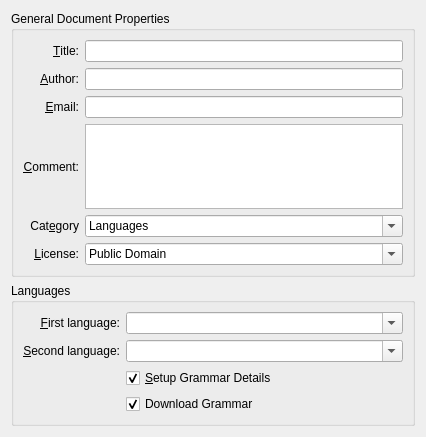
<ui version="4.0" >
 <class>KEduVocDocumentProperties</class>
 <widget class="QWidget" name="KEduVocDocumentProperties" >
  <property name="geometry" >
   <rect>
    <x>0</x>
    <y>0</y>
    <width>426</width>
    <height>437</height>
   </rect>
  </property>
  <property name="minimumSize" >
   <size>
    <width>300</width>
    <height>200</height>
   </size>
  </property>
  <property name="windowTitle" >
   <string>-</string>
  </property>
  <layout class="QVBoxLayout" name="verticalLayout" >
   <item>
    <widget class="QGroupBox" name="tiltle_group" >
     <property name="title" >
      <string>General Document Properties</string>
     </property>
     <layout class="QGridLayout" name="gridLayout" >
      <item row="0" column="0" >
       <widget class="QLabel" name="label_title" >
        <property name="sizePolicy" >
         <sizepolicy vsizetype="MinimumExpanding" hsizetype="Minimum" >
          <horstretch>0</horstretch>
          <verstretch>0</verstretch>
         </sizepolicy>
        </property>
        <property name="text" >
         <string>&amp;Title:</string>
        </property>
        <property name="alignment" >
         <set>Qt::AlignRight|Qt::AlignTrailing|Qt::AlignVCenter</set>
        </property>
        <property name="buddy" >
         <cstring>titleLineEdit</cstring>
        </property>
       </widget>
      </item>
      <item row="0" column="1" >
       <widget class="QLineEdit" name="titleLineEdit" >
        <property name="sizePolicy" >
         <sizepolicy vsizetype="Fixed" hsizetype="Expanding" >
          <horstretch>0</horstretch>
          <verstretch>0</verstretch>
         </sizepolicy>
        </property>
        <property name="toolTip" >
         <string>A title for your document.</string>
        </property>
       </widget>
      </item>
      <item row="1" column="0" >
       <widget class="QLabel" name="label_author" >
        <property name="text" >
         <string>&amp;Author:</string>
        </property>
        <property name="alignment" >
         <set>Qt::AlignRight|Qt::AlignTrailing|Qt::AlignVCenter</set>
        </property>
        <property name="buddy" >
         <cstring>authorLineEdit</cstring>
        </property>
       </widget>
      </item>
      <item row="1" column="1" >
       <widget class="QLineEdit" name="authorLineEdit" >
        <property name="sizePolicy" >
         <sizepolicy vsizetype="Fixed" hsizetype="Expanding" >
          <horstretch>0</horstretch>
          <verstretch>0</verstretch>
         </sizepolicy>
        </property>
        <property name="toolTip" >
         <string>A title for your document.</string>
        </property>
       </widget>
      </item>
      <item row="2" column="0" >
       <widget class="QLabel" name="label_author_2" >
        <property name="text" >
         <string>&amp;Email:</string>
        </property>
        <property name="alignment" >
         <set>Qt::AlignRight|Qt::AlignTrailing|Qt::AlignVCenter</set>
        </property>
        <property name="buddy" >
         <cstring>contactLineEdit</cstring>
        </property>
       </widget>
      </item>
      <item row="2" column="1" >
       <widget class="QLineEdit" name="contactLineEdit" >
        <property name="sizePolicy" >
         <sizepolicy vsizetype="Fixed" hsizetype="Expanding" >
          <horstretch>0</horstretch>
          <verstretch>0</verstretch>
         </sizepolicy>
        </property>
        <property name="toolTip" >
         <string>A way to contact you (email or a webpage).</string>
        </property>
       </widget>
      </item>
      <item row="3" column="0" >
       <widget class="QLabel" name="label_remark" >
        <property name="text" >
         <string>&amp;Comment:</string>
        </property>
        <property name="alignment" >
         <set>Qt::AlignRight|Qt::AlignTrailing|Qt::AlignVCenter</set>
        </property>
        <property name="buddy" >
         <cstring>commentTextEdit</cstring>
        </property>
       </widget>
      </item>
      <item row="3" column="1" >
       <widget class="KTextEdit" name="commentTextEdit" >
        <property name="sizePolicy" >
         <sizepolicy vsizetype="Preferred" hsizetype="Preferred" >
          <horstretch>0</horstretch>
          <verstretch>0</verstretch>
         </sizepolicy>
        </property>
        <property name="toolTip" >
         <string>Any additional information.</string>
        </property>
        <property name="tabChangesFocus" >
         <bool>true</bool>
        </property>
        <property name="acceptRichText" >
         <bool>false</bool>
        </property>
       </widget>
      </item>
      <item row="4" column="0" >
       <widget class="QLabel" name="label" >
        <property name="text" >
         <string>Cat&amp;egory</string>
        </property>
        <property name="alignment" >
         <set>Qt::AlignRight|Qt::AlignTrailing|Qt::AlignVCenter</set>
        </property>
        <property name="buddy" >
         <cstring>categoryComboBox</cstring>
        </property>
       </widget>
      </item>
      <item row="4" column="1" >
       <widget class="KComboBox" name="categoryComboBox" >
        <property name="toolTip" >
         <string>A general category into which your document belongs.</string>
        </property>
        <property name="editable" >
         <bool>true</bool>
        </property>
        <item>
         <property name="text" >
          <string>Languages</string>
         </property>
        </item>
        <item>
         <property name="text" >
          <string>Music</string>
         </property>
        </item>
        <item>
         <property name="text" >
          <string>Geography</string>
         </property>
        </item>
        <item>
         <property name="text" >
          <string>Anatomy</string>
         </property>
        </item>
        <item>
         <property name="text" >
          <string>History</string>
         </property>
        </item>
        <item>
         <property name="text" >
          <string>Test Preparation</string>
         </property>
        </item>
       </widget>
      </item>
      <item row="5" column="0" >
       <widget class="QLabel" name="label_license" >
        <property name="text" >
         <string>&amp;License:</string>
        </property>
        <property name="alignment" >
         <set>Qt::AlignRight|Qt::AlignTrailing|Qt::AlignVCenter</set>
        </property>
        <property name="buddy" >
         <cstring>licenseComboBox</cstring>
        </property>
       </widget>
      </item>
      <item row="5" column="1" >
       <widget class="KComboBox" name="licenseComboBox" >
        <property name="toolTip" >
         <string>The license under which your document will be.
If you consider contributing your file to KDE in the future, an appropriate license is required.</string>
        </property>
        <property name="editable" >
         <bool>true</bool>
        </property>
        <item>
         <property name="text" >
          <string>Public Domain</string>
         </property>
        </item>
        <item>
         <property name="text" >
          <string>GPLv2+ (GNU General Public License version 2 or later)</string>
         </property>
        </item>
       </widget>
      </item>
     </layout>
    </widget>
   </item>
   <item>
    <widget class="QGroupBox" name="languageGroupBox" >
     <property name="title" >
      <string>Languages</string>
     </property>
     <layout class="QGridLayout" name="gridLayout_2" >
      <item row="0" column="1" >
       <widget class="QLabel" name="label_language_1" >
        <property name="text" >
         <string>&amp;First language:</string>
        </property>
        <property name="alignment" >
         <set>Qt::AlignRight|Qt::AlignTrailing|Qt::AlignVCenter</set>
        </property>
        <property name="buddy" >
         <cstring>firstLanguageComboBox</cstring>
        </property>
       </widget>
      </item>
      <item row="0" column="2" >
       <widget class="KComboBox" name="firstLanguageComboBox" >
        <property name="sizePolicy" >
         <sizepolicy vsizetype="Fixed" hsizetype="Expanding" >
          <horstretch>0</horstretch>
          <verstretch>0</verstretch>
         </sizepolicy>
        </property>
        <property name="editable" >
         <bool>true</bool>
        </property>
       </widget>
      </item>
      <item row="2" column="1" >
       <widget class="QLabel" name="label_language_2" >
        <property name="text" >
         <string>&amp;Second language:</string>
        </property>
        <property name="alignment" >
         <set>Qt::AlignRight|Qt::AlignTrailing|Qt::AlignVCenter</set>
        </property>
        <property name="buddy" >
         <cstring>secondLanguageComboBox</cstring>
        </property>
       </widget>
      </item>
      <item row="2" column="2" >
       <widget class="KComboBox" name="secondLanguageComboBox" >
        <property name="sizePolicy" >
         <sizepolicy vsizetype="Fixed" hsizetype="Expanding" >
          <horstretch>0</horstretch>
          <verstretch>0</verstretch>
         </sizepolicy>
        </property>
        <property name="editable" >
         <bool>true</bool>
        </property>
        <property name="autoCompletion" >
         <bool>false</bool>
        </property>
       </widget>
      </item>
      <item row="4" column="2" >
       <widget class="QCheckBox" name="grammarCheckBox" >
        <property name="text" >
         <string>&amp;Setup Grammar Details</string>
        </property>
        <property name="checked" >
         <bool>true</bool>
        </property>
       </widget>
      </item>
      <item row="5" column="2" >
       <widget class="QCheckBox" name="downloadGrammarCheckBox" >
        <property name="text" >
         <string comment="Attept to download grammar properties for the selected languages" >Download Grammar</string>
        </property>
        <property name="checked" >
         <bool>true</bool>
        </property>
       </widget>
      </item>
     </layout>
    </widget>
   </item>
  </layout>
 </widget>
 <customwidgets>
  <customwidget>
   <class>KComboBox</class>
   <extends>QComboBox</extends>
   <header>kcombobox.h</header>
  </customwidget>
  <customwidget>
   <class>KTextEdit</class>
   <extends>QTextEdit</extends>
   <header>ktextedit.h</header>
  </customwidget>
 </customwidgets>
 <tabstops>
  <tabstop>titleLineEdit</tabstop>
  <tabstop>authorLineEdit</tabstop>
  <tabstop>contactLineEdit</tabstop>
  <tabstop>commentTextEdit</tabstop>
  <tabstop>categoryComboBox</tabstop>
  <tabstop>licenseComboBox</tabstop>
  <tabstop>firstLanguageComboBox</tabstop>
  <tabstop>secondLanguageComboBox</tabstop>
  <tabstop>grammarCheckBox</tabstop>
 </tabstops>
 <resources/>
 <connections/>
</ui>
